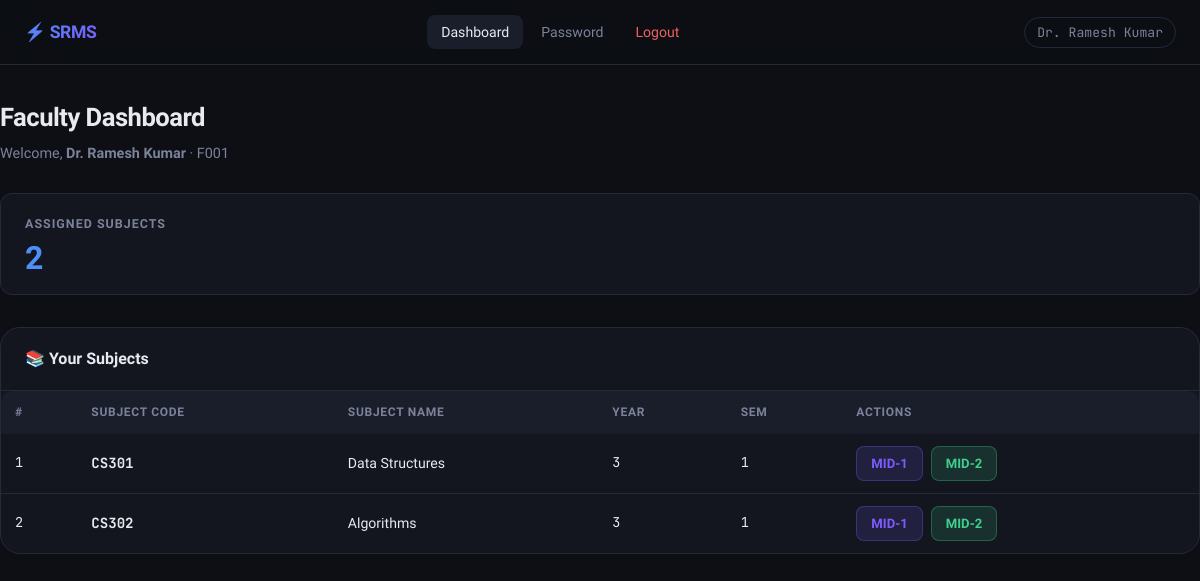
The page /faculty/dashboard (signed in) on the database its author committed.
### tables this page shows
CREATE TABLE faculty_subjects (
            id           INTEGER PRIMARY KEY AUTOINCREMENT,
            faculty_id   TEXT,
            subject_code TEXT,
            subject_name TEXT,
            year         INTEGER,
            semester     INTEGER,
            UNIQUE(subject_code, semester)
        );

### app.py (the view)
@app.route('/faculty/dashboard')
@faculty_required
def faculty_dashboard():
    con = get_db(); cur = con.cursor()
    subjects = _all(cur, """
        SELECT fs.*, COUNT(DISTINCT sr.student_id) AS student_count
        FROM   faculty_subjects fs
        LEFT JOIN semester_results sr
               ON fs.subject_code=sr.subject_code AND fs.semester=sr.semester
        WHERE  fs.faculty_id=?
        GROUP  BY fs.id
    """, (session['faculty_id'],))
    con.close()
    return render_template('faculty.html', subjects=subjects)

### app.py (called while the page is built)
def get_db():
    con = sqlite3.connect(DB_PATH)
    con.row_factory = sqlite3.Row   # rows behave like dicts
    con.execute("PRAGMA foreign_keys = ON")
    return con

def _all(cur, sql, params=()):
    return [dict(r) for r in cur.execute(sql, params).fetchall()]

def faculty_required(f):
    @wraps(f)
    def d(*a, **kw):
        if session.get('role') != 'faculty': return redirect(url_for('faculty_login'))
        return f(*a, **kw)
    return d

### templates/faculty.html (shortened to what this page needs)
{% extends 'base.html' %}
{% block nav_links %}
  <a href="{{ url_for('faculty_dashboard') }}" class="active">Dashboard</a>
  <a href="{{ url_for('faculty_change_password') }}">Password</a>
  <a href="{{ url_for('logout') }}" class="logout">Logout</a>
{% endblock %}
{% block content %}
<div class="container page-wrap">
  <div class="page-header">
    <h1>Faculty Dashboard</h1>
    <p>Welcome, <strong>{{ session.user }}</strong> · {{ session.faculty_id }}</p>
  </div>
  <div class="stats-grid">
    <div class="stat-card stat-blue">
      <div class="stat-label">Assigned Subjects</div>
      <div class="stat-value">{{ subjects|length }}</div>
    </div>
  </div>
  {% if subjects %}
  <div class="card">
    <div class="card-header"><h3>📚 Your Subjects</h3></div>
    <div class="table-wrap">
      <table>
        <thead><tr><th>#</th><th>Subject Code</th><th>Subject Name</th><th>Year</th><th>Sem</th><th>Actions</th></tr></thead>
        <tbody>
          {% for s in subjects %}
          <tr>
            <td class="td-num">{{ loop.index }}</td>
            <td class="text-mono"><strong>{{ s.subject_code }}</strong></td>
            <td>{{ s.subject_name }}</td>
            <td class="td-num">{{ s.year }}</td>
            <td class="td-num">{{ s.semester }}</td>
            <td>
              <div class="flex gap-8">
                <a href="{{ url_for('enter_internal', subject_code=s.subject_code, mid=1) }}" class="btn btn-accent2 btn-sm">MID-1</a>
                <a href="{{ url_for('enter_internal', subject_code=s.subject_code, mid=2) }}" class="btn btn-success btn-sm">MID-2</a>
              </div>
            </td>
          </tr>
          {% endfor %}
        </tbody>
      </table>
    </div>
  </div>
  {% else %}
  <div class="empty-state">
    <span class="empty-icon">📚</span>
    <p>No subjects assigned yet. Contact the admin.</p>
  </div>
  {% endif %}
</div>
{% endblock %}

### static/css/style.css (style rules this page uses)
:root { --bg: #0d0f14; --bg2: #13161e; --bg3: #1a1e2a; --border: #252a38; --border2: #2f3648; --text: #e8eaf0; --muted: #7b829a; --accent: #4f8ef7; --accent2: #7c5cfc; --green: #3ecf8e; --red: #f06060; --yellow: #f5c842; --orange: #f5884a; --radius: 12px; --radius-lg: 20px; --shadow: 0 4px 24px rgba(0,0,0,.5); --transition: .18s cubic-bezier(.4,0,.2,1); }
*, *::before, *::after { box-sizing: border-box; margin: 0; padding: 0; }
html { scroll-behavior: smooth; }
body { font-family: 'Sora', sans-serif; background: var(--bg); color: var(--text); min-height: 100vh; line-height: 1.6; font-size: 15px; }
a { color: var(--accent); text-decoration: none; }
.container { max-width: 1200px; margin: 0 auto; padding: 0 24px; }
.page-wrap { padding: 32px 0 64px; }
.nav-links a { color: var(--muted); font-size: .88rem; font-weight: 500; padding: 6px 14px; border-radius: 8px; transition: all var(--transition); }
.nav-links a:hover, .nav-links a.active { color: var(--text); background: var(--bg3); }
.nav-links a.logout { color: var(--red); }
.btn { display: inline-flex; align-items: center; justify-content: center; gap: 8px; padding: 10px 20px; border-radius: 10px; font-family: inherit; font-size: .9rem; font-weight: 600; cursor: pointer; border: 1px solid transparent; transition: all var(--transition); text-decoration: none; white-space: nowrap; }
.btn-sm { padding: 6px 14px; font-size: .82rem; border-radius: 8px; }
.btn-success { background: rgba(62,207,142,.15); color: var(--green); border-color: rgba(62,207,142,.3); }
.btn-accent2 { background: rgba(124,92,252,.15); color: var(--accent2); border-color: rgba(124,92,252,.3); }
.stats-grid { display: grid; grid-template-columns: repeat(auto-fit, minmax(200px, 1fr)); gap: 16px; margin-bottom: 32px; }
.stat-card { background: var(--bg2); border: 1px solid var(--border); border-radius: var(--radius); padding: 20px 24px; transition: all var(--transition); }
.stat-card .stat-label { font-size: .78rem; text-transform: uppercase; letter-spacing: .08em; color: var(--muted); font-weight: 600; margin-bottom: 8px; }
.stat-card .stat-value { font-size: 2rem; font-weight: 800; letter-spacing: -.03em; line-height: 1; }
.stat-blue .stat-value { color: var(--accent); }
.card { background: var(--bg2); border: 1px solid var(--border); border-radius: var(--radius-lg); overflow: hidden; margin-bottom: 24px; }
.card-header { padding: 18px 24px; border-bottom: 1px solid var(--border); display: flex; align-items: center; justify-content: space-between; gap: 12px; }
.card-header h3 { font-size: 1rem; font-weight: 700; }
.table-wrap { overflow-x: auto; border-radius: var(--radius); }
table { width: 100%; border-collapse: collapse; font-size: .88rem; }
thead tr { background: var(--bg3); }
thead th { padding: 12px 14px; text-align: left; font-size: .75rem; text-transform: uppercase; letter-spacing: .06em; color: var(--muted); font-weight: 700; white-space: nowrap; }
tbody tr { border-bottom: 1px solid var(--border); transition: background var(--transition); }
tbody tr:last-child { border-bottom: none; }
tbody td { padding: 12px 14px; }
.td-num { font-family: 'JetBrains Mono', monospace; font-size: .85rem; }
.page-header { margin-bottom: 28px; }
.page-header h1 { font-size: 1.6rem; font-weight: 800; letter-spacing: -.02em; margin-bottom: 4px; }
.page-header p { color: var(--muted); font-size: .9rem; }
.flex { display: flex; }
.gap-8 { gap: 8px; }
.text-mono { font-family: 'JetBrains Mono', monospace; }

### rows shown on the page
faculty_subjects: subject_code "CS301", subject_name "Data Structures", year "3", semester "1"
faculty_subjects: subject_code "CS302", subject_name "Algorithms", year "3", semester "1"

### other values the page prints
{{ session['user'] }} "Dr. Ramesh Kumar"
{{ session.user }} "Dr. Ramesh Kumar"
{{ session.faculty_id }} "F001"
{{ subjects|length }} "2"
